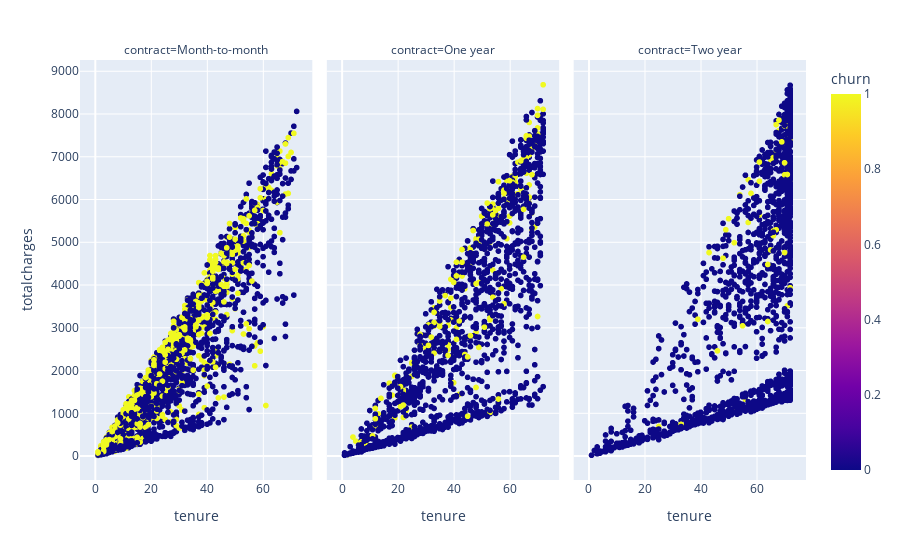

Notebook code cell kept with this figure:
### Code cell
px.scatter(data_frame=df,x="tenure",y="totalcharges",color="churn",facet_col="contract",color_discrete_sequence=px.colors.qualitative.Dark24_r)

### Figure 1 — Plotly figure (JSON) as saved in the notebook; plotly's stock layout.template omitted (floating-point values rounded to 4 significant figures; data arrays with more than 128 entries replaced by an {"elided": "..."} marker saying what was removed)
{"data": [{"hovertemplate": "contract=Month-to-month<br>tenure=%{x}<br>totalcharges=%{y}<br>churn=%{marker.color}<extra></extra>", "legendgroup": "", "marker": {"color": {"elided": "3853 int values"}, "coloraxis": "coloraxis", "symbol": "circle"}, "mode": "markers", "name": "", "showlegend": false, "type": "scattergl", "x": {"elided": "3853 int values"}, "xaxis": "x", "y": {"elided": "3853 float values"}, "yaxis": "y"}, {"hovertemplate": "contract=One year<br>tenure=%{x}<br>totalcharges=%{y}<br>churn=%{marker.color}<extra></extra>", "legendgroup": "", "marker": {"color": {"elided": "1473 int values"}, "coloraxis": "coloraxis", "symbol": "circle"}, "mode": "markers", "name": "", "showlegend": false, "type": "scattergl", "x": {"elided": "1473 int values"}, "xaxis": "x2", "y": {"elided": "1473 float values"}, "yaxis": "y2"}, {"hovertemplate": "contract=Two year<br>tenure=%{x}<br>totalcharges=%{y}<br>churn=%{marker.color}<extra></extra>", "legendgroup": "", "marker": {"color": {"elided": "1695 int values"}, "coloraxis": "coloraxis", "symbol": "circle"}, "mode": "markers", "name": "", "showlegend": false, "type": "scattergl", "x": {"elided": "1695 int values"}, "xaxis": "x3", "y": {"elided": "1695 float values"}, "yaxis": "y3"}], "layout": {"annotations": [{"font": {}, "showarrow": false, "text": "contract=Month-to-month", "x": 0.16, "xanchor": "center", "xref": "paper", "y": 1, "yanchor": "bottom", "yref": "paper"}, {"font": {}, "showarrow": false, "text": "contract=One year", "x": 0.5, "xanchor": "center", "xref": "paper", "y": 1, "yanchor": "bottom", "yref": "paper"}, {"font": {}, "showarrow": false, "text": "contract=Two year", "x": 0.84, "xanchor": "center", "xref": "paper", "y": 1, "yanchor": "bottom", "yref": "paper"}], "coloraxis": {"colorbar": {"title": {"text": "churn"}}, "colorscale": [[0, "#0d0887"], [0.1111, "#46039f"], [0.2222, "#7201a8"], [0.3333, "#9c179e"], [0.4444, "#bd3786"], [0.5556, "#d8576b"], [0.6667, "#ed7953"], [0.7778, "#fb9f3a"], [0.8889, "#fdca26"], [1, "#f0f921"]]}, "legend": {"tracegroupgap": 0}, "margin": {"t": 60}, "xaxis": {"anchor": "y", "domain": [0, 0.32], "title": {"text": "tenure"}}, "xaxis2": {"anchor": "y2", "domain": [0.34, 0.66], "matches": "x", "title": {"text": "tenure"}}, "xaxis3": {"anchor": "y3", "domain": [0.68, 1.0], "matches": "x", "title": {"text": "tenure"}}, "yaxis": {"anchor": "x", "domain": [0, 1], "title": {"text": "totalcharges"}}, "yaxis2": {"anchor": "x2", "domain": [0, 1], "matches": "y", "showticklabels": false}, "yaxis3": {"anchor": "x3", "domain": [0, 1], "matches": "y", "showticklabels": false}}}
